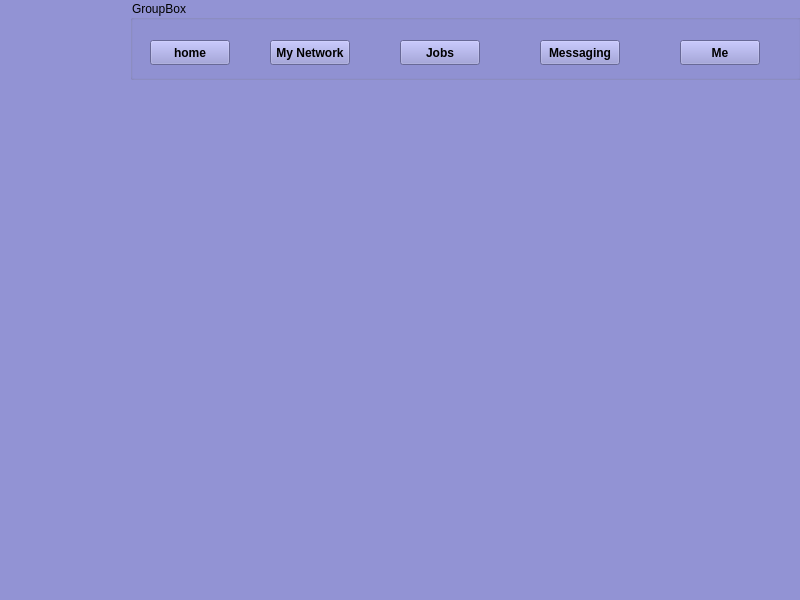
<?xml version="1.0" encoding="UTF-8"?>
<ui version="4.0">
 <class>Messeging</class>
 <widget class="QMainWindow" name="Messeging">
  <property name="geometry">
   <rect>
    <x>0</x>
    <y>0</y>
    <width>800</width>
    <height>600</height>
   </rect>
  </property>
  <property name="windowTitle">
   <string>MainWindow</string>
  </property>
  <property name="styleSheet">
   <string notr="true">color: rgb(0, 0, 0);
background-color: rgb(146, 147, 212);</string>
  </property>
  <widget class="QWidget" name="centralwidget">
   <widget class="QGroupBox" name="groupBox">
    <property name="geometry">
     <rect>
      <x>130</x>
      <y>0</y>
      <width>671</width>
      <height>80</height>
     </rect>
    </property>
    <property name="title">
     <string>GroupBox</string>
    </property>
    <widget class="QPushButton" name="homePushButton">
     <property name="geometry">
      <rect>
       <x>20</x>
       <y>40</y>
       <width>80</width>
       <height>25</height>
      </rect>
     </property>
     <property name="font">
      <font>
       <weight>75</weight>
       <bold>true</bold>
      </font>
     </property>
     <property name="text">
      <string>home</string>
     </property>
    </widget>
    <widget class="QPushButton" name="pushButton_2">
     <property name="geometry">
      <rect>
       <x>140</x>
       <y>40</y>
       <width>80</width>
       <height>25</height>
      </rect>
     </property>
     <property name="font">
      <font>
       <weight>75</weight>
       <italic>false</italic>
       <bold>true</bold>
      </font>
     </property>
     <property name="text">
      <string>My Network</string>
     </property>
    </widget>
    <widget class="QPushButton" name="pushButton_3">
     <property name="geometry">
      <rect>
       <x>270</x>
       <y>40</y>
       <width>80</width>
       <height>25</height>
      </rect>
     </property>
     <property name="font">
      <font>
       <weight>75</weight>
       <bold>true</bold>
      </font>
     </property>
     <property name="text">
      <string>Jobs</string>
     </property>
    </widget>
    <widget class="QPushButton" name="pushButton_4">
     <property name="geometry">
      <rect>
       <x>410</x>
       <y>40</y>
       <width>80</width>
       <height>25</height>
      </rect>
     </property>
     <property name="font">
      <font>
       <weight>75</weight>
       <bold>true</bold>
      </font>
     </property>
     <property name="text">
      <string>Messaging</string>
     </property>
    </widget>
    <widget class="QPushButton" name="pushButton_5">
     <property name="geometry">
      <rect>
       <x>550</x>
       <y>40</y>
       <width>80</width>
       <height>25</height>
      </rect>
     </property>
     <property name="font">
      <font>
       <weight>75</weight>
       <bold>true</bold>
      </font>
     </property>
     <property name="text">
      <string>Me</string>
     </property>
    </widget>
   </widget>
  </widget>
  <widget class="QMenuBar" name="menubar">
   <property name="geometry">
    <rect>
     <x>0</x>
     <y>0</y>
     <width>800</width>
     <height>25</height>
    </rect>
   </property>
  </widget>
  <widget class="QStatusBar" name="statusbar"/>
 </widget>
 <resources/>
 <connections/>
</ui>
